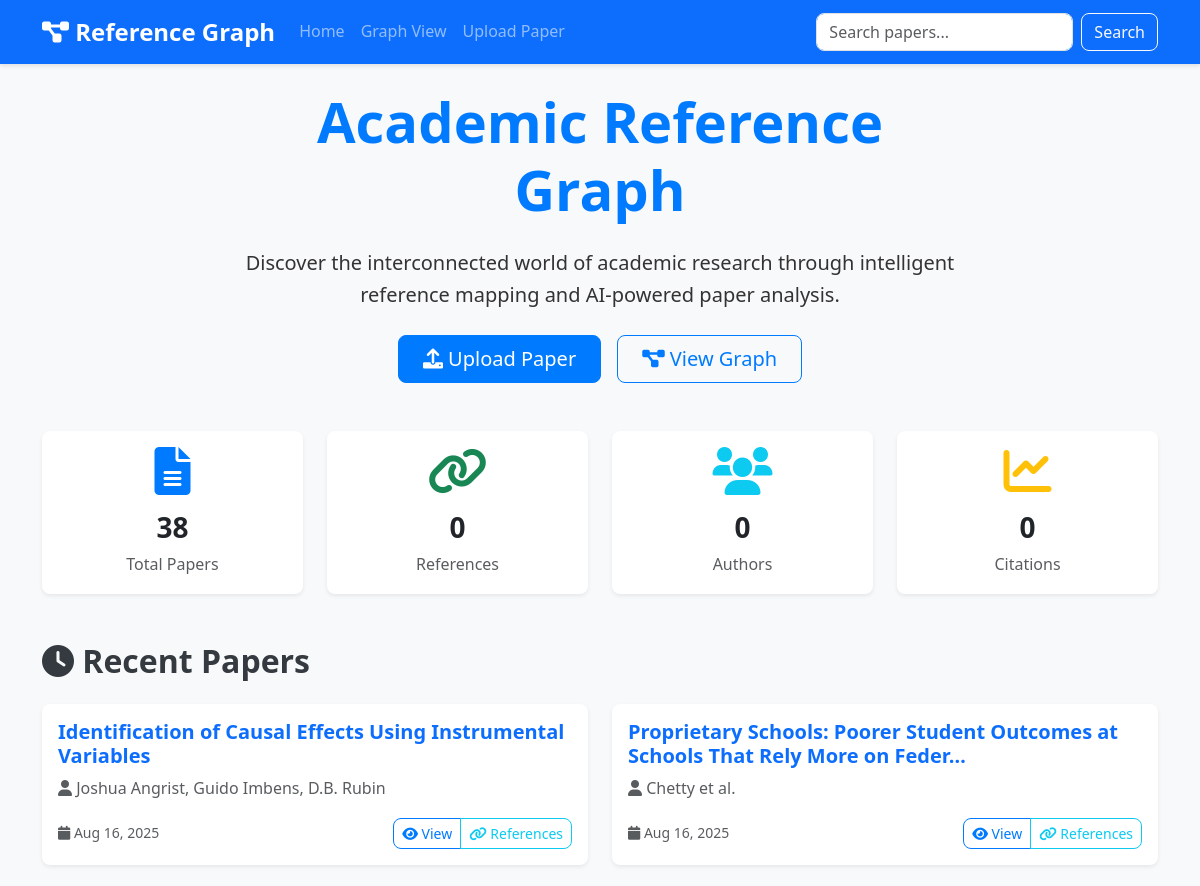
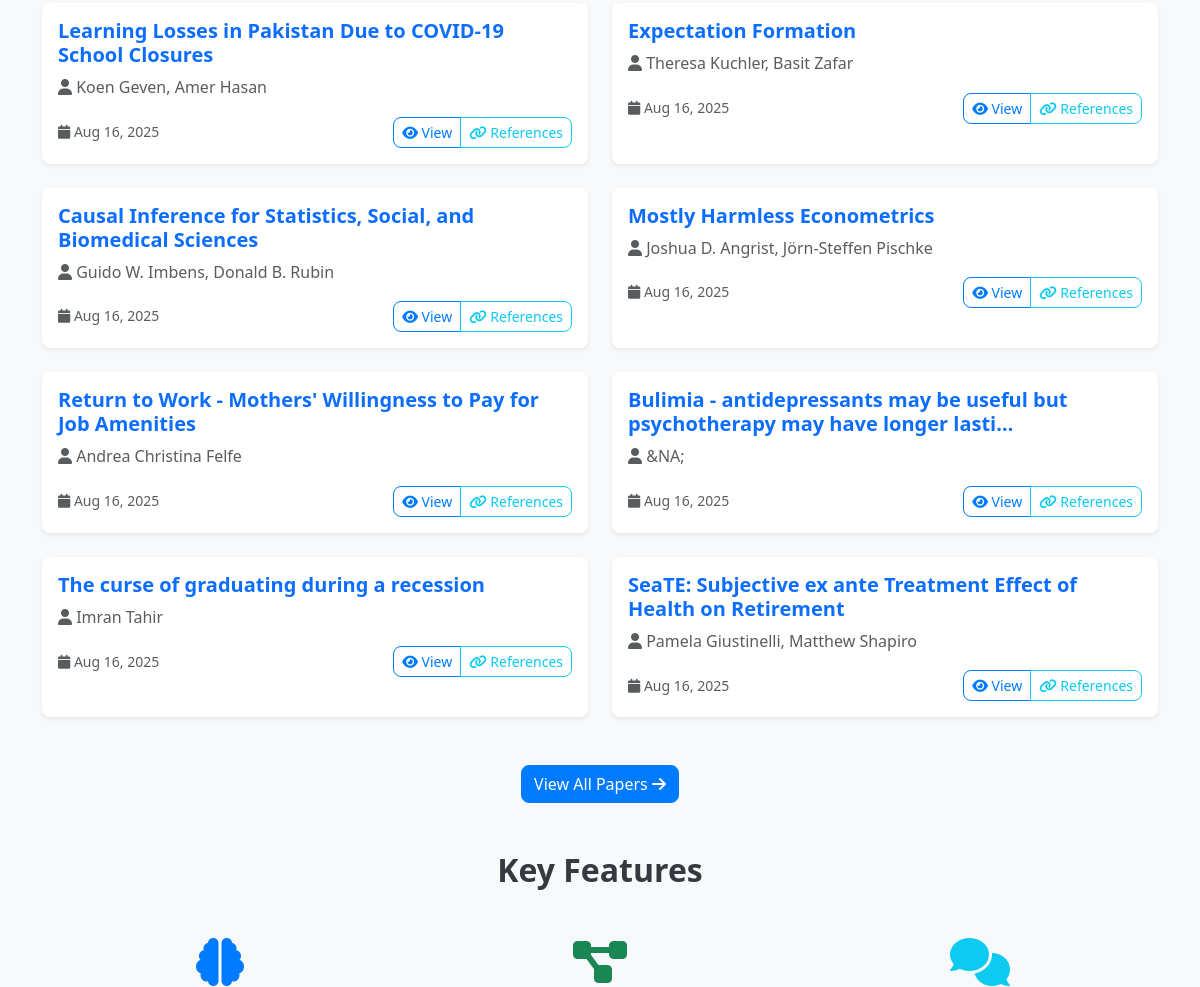
The app's page / (upper part), older data (2 pictures, top to bottom).
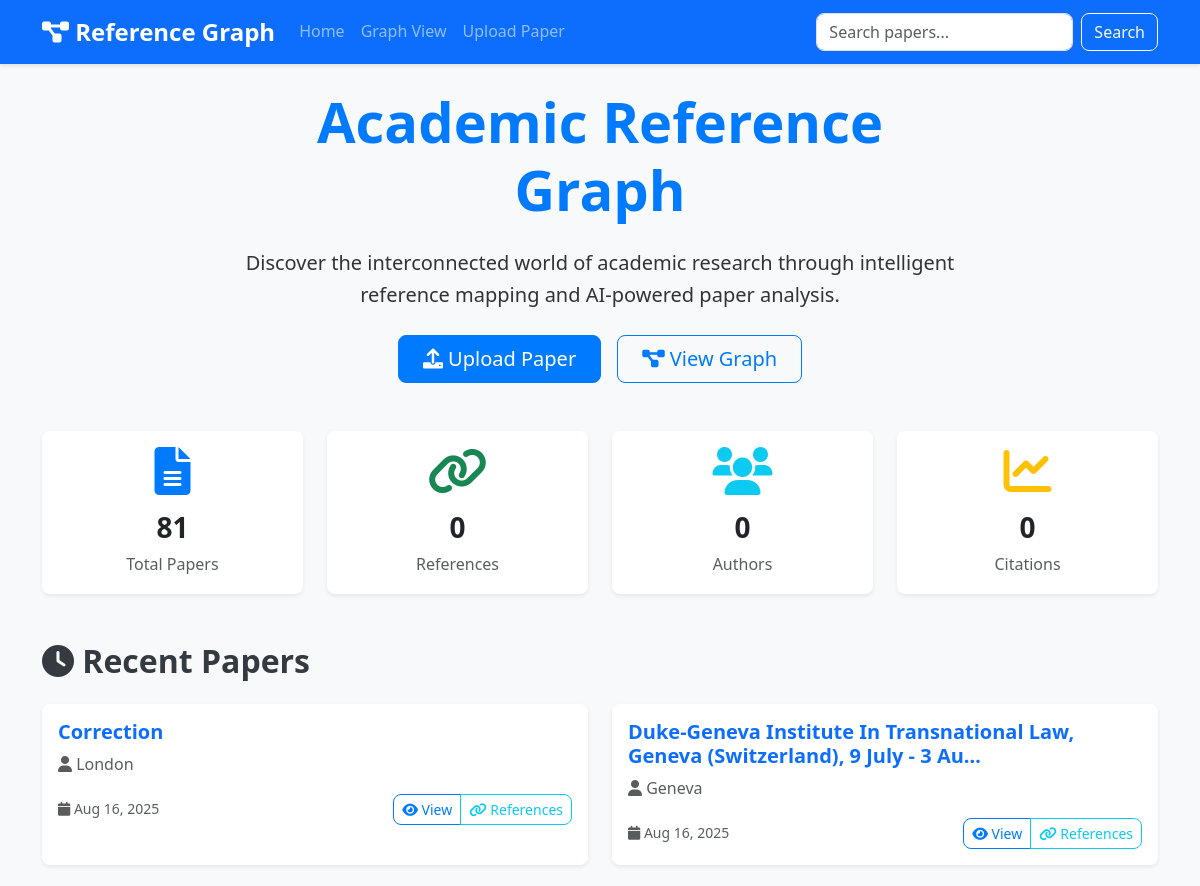
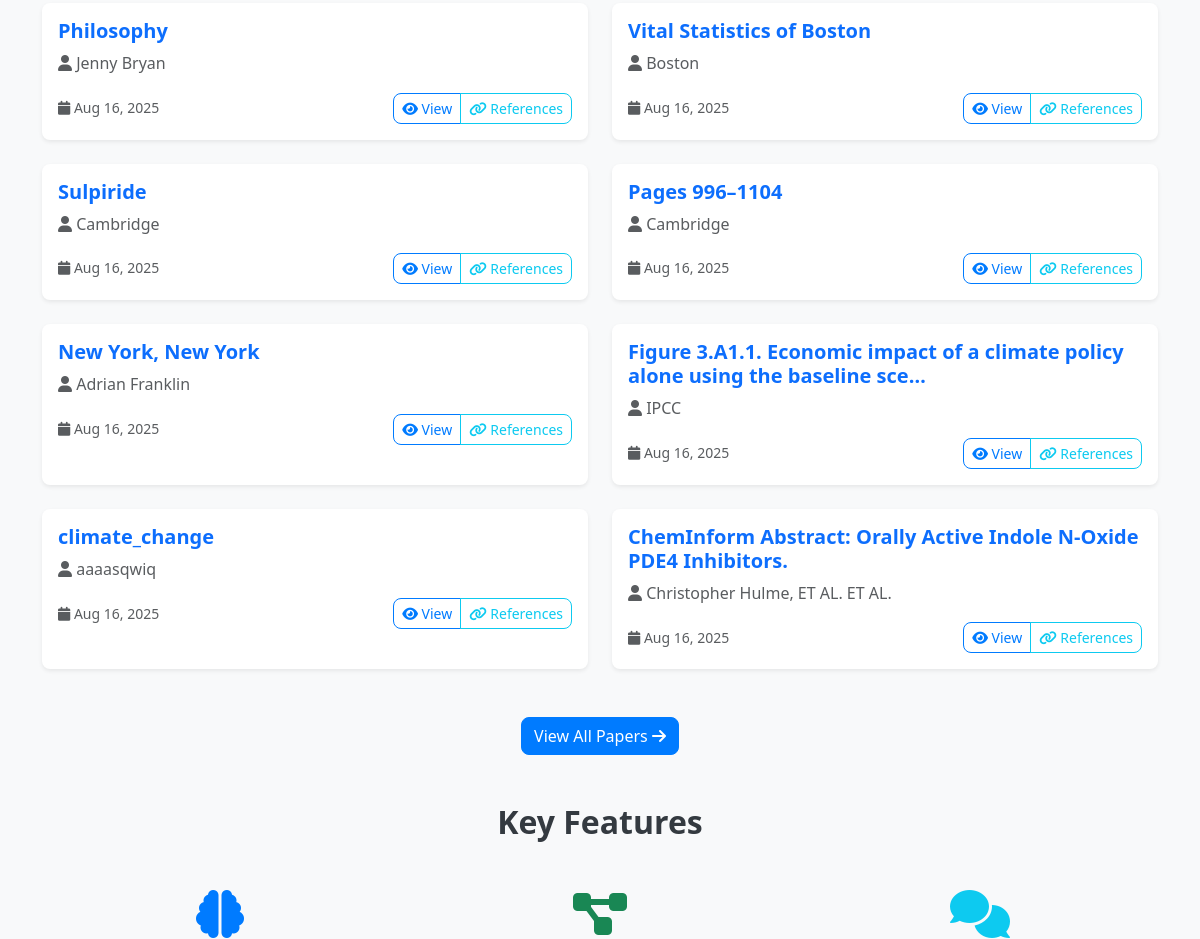
The same page, newer data (2 pictures, top to bottom).
### papers/models.py (models this page shows, shortened)
class Paper(models.Model):
    id = models.UUIDField(primary_key=True, default=uuid.uuid4, editable=False)
    title = models.CharField(max_length=500)
    author = models.CharField(max_length=200)
    abstract = models.TextField(blank=True, null=True)
    file = models.FileField(
        upload_to='papers/',
        validators=[FileExtensionValidator(allowed_extensions=['pdf', 'docx', 'txt'])]
    )
    uploaded_by = models.ForeignKey(User, on_delete=models.CASCADE, null=True, blank=True)
    uploaded_at = models.DateTimeField(auto_now_add=True)
    processed = models.BooleanField(default=False)
    content_text = models.TextField(blank=True, null=True)
    doi = models.CharField(max_length=100, blank=True, null=True)
    journal = models.CharField(max_length=200, blank=True, null=True)
    year = models.IntegerField(blank=True, null=True)
    keywords = models.TextField(blank=True, null=True)
    class Meta:
        ordering = ['-uploaded_at']

### reference_graph/views.py (the view)
# urls.py: path('', views.home, name='home'),
def home(request):
    papers = Paper.objects.all()[:10]  # Show recent papers
    context = {
        'papers': papers,
        'total_papers': Paper.objects.count(),
    }
    return render(request, 'home.html', context)

### templates/home.html (shortened to what the changed rows need)
{% extends 'base.html' %}
{% load static %}
{% block content %}
<div class="container">
    <div class="row mb-5">
        <div class="col-lg-8 mx-auto text-center">
            <h1 class="display-4 fw-bold text-primary mb-4">
                Academic Reference Graph
            </h1>
        </div>
    </div>
    <div class="row mb-5">
        <div class="col-md-3 text-center">
            <div class="card border-0 shadow-sm">
                <div class="card-body">
                    <i class="fas fa-file-alt fa-3x text-primary mb-3"></i>
                    <h3 class="card-title">{{ total_papers }}</h3>
                    <p class="card-text text-muted">Total Papers</p>
                </div>
            </div>
        </div>
    </div>
    <div class="row">
        <div class="col-12">
            <h2 class="mb-4">
                <i class="fas fa-clock"></i> Recent Papers
            </h2>
            {% if papers %}
                <div class="row">
                    {% for paper in papers %}
                    <div class="col-lg-6 mb-4">
                        <div class="card h-100 shadow-sm">
                            <div class="card-body">
                                <h5 class="card-title">
                                                            {% if paper.id %}
                            <a href="{% url 'paper_detail' paper.id %}" class="text-decoration-none">
                                {{ paper.title|truncatechars:80 }}
                            </a>
                        {% else %}
                            <span class="text-muted">{{ paper.title|truncatechars:80 }}</span>
                        {% endif %}
                                </h5>
                                <p class="card-text text-muted">
                                    <i class="fas fa-user"></i> {{ paper.author }}
                                </p>
                                <div class="d-flex justify-content-between align-items-center">
                                    <small class="text-muted">
                                        <i class="fas fa-calendar"></i> {{ paper.uploaded_at|date:"M d, Y" }}
                                    </small>
                                    <div class="btn-group" role="group">
                                        {% if paper.id %}
                                            <a href="{% url 'paper_detail' paper.id %}" class="btn btn-sm btn-outline-primary">
                                                <i class="fas fa-eye"></i> View
                                            </a>
                                        {% else %}
                                            <span class="btn btn-sm btn-outline-secondary disabled">
                                                <i class="fas fa-info-circle"></i> No Details
                                            </span>
                                        {% endif %}
                                        <button type="button" class="btn btn-sm btn-outline-info"
                                                onclick="showReferences('{{ paper.id }}')">
                                            <i class="fas fa-link"></i> References
                                        </button>
                                    </div>
                                </div>
                            </div>
                        </div>
                    </div>
                    {% endfor %}
                </div>
            {% endif %}
        </div>
    </div>
    <div class="row mt-5">
        <div class="col-12">
            <h2 class="text-center mb-5">Key Features</h2>
        </div>
    </div>
</div>
{% endblock %}

Row changes from the older to the newer data that the page shows:
no longer on this page (row unchanged): Paper: title "Identification of Causal Effects Using Instrumental Variables", author "Joshua Angrist, Guido Imbens, D.B. Rubin", uploaded_at "Aug 16, 2025", shows "View"
no longer on this page (row unchanged): Paper: title "Proprietary Schools: Poorer Student Outcomes at Schools That Rely More on Feder…", author "Chetty et al.", uploaded_at "Aug 16, 2025", shows "View"
no longer on this page (row unchanged): Paper: title "Learning Losses in Pakistan Due to COVID-19 School Closures", author "Koen Geven, Amer Hasan", uploaded_at "Aug 16, 2025", shows "View"
no longer on this page (row unchanged): Paper: title "Expectation Formation", author "Theresa Kuchler, Basit Zafar", uploaded_at "Aug 16, 2025", shows "View"
no longer on this page (row unchanged): Paper: title "Causal Inference for Statistics, Social, and Biomedical Sciences", author "Guido W. Imbens, Donald B. Rubin", uploaded_at "Aug 16, 2025", shows "View"
no longer on this page (row unchanged): Paper: title "Mostly Harmless Econometrics", author "Joshua D. Angrist, Jörn-Steffen Pischke", uploaded_at "Aug 16, 2025", shows "View"
no longer on this page (row unchanged): Paper: title "Return to Work - Mothers' Willingness to Pay for Job Amenities", author "Andrea Christina Felfe", uploaded_at "Aug 16, 2025", shows "View"
no longer on this page (row unchanged): Paper: title "Bulimia - antidepressants may be useful but psychotherapy may have longer lasti…", author "&NA;", uploaded_at "Aug 16, 2025", shows "View"
no longer on this page (row unchanged): Paper: title "The curse of graduating during a recession", author "Imran Tahir", uploaded_at "Aug 16, 2025", shows "View"
no longer on this page (row unchanged): Paper: title "SeaTE: Subjective ex ante Treatment Effect of Health on Retirement", author "Pamela Giustinelli, Matthew Shapiro", uploaded_at "Aug 16, 2025", shows "View"
added Paper: title "Correction", author "London", uploaded_at "Aug 16, 2025", shows "View"
added Paper: title "Duke-Geneva Institute In Transnational Law, Geneva (Switzerland), 9 July - 3 Au…", author "Geneva", uploaded_at "Aug 16, 2025", shows "View"
added Paper: title "Philosophy", author "Jenny Bryan", uploaded_at "Aug 16, 2025", shows "View"
added Paper: title "Vital Statistics of Boston", author "Boston", uploaded_at "Aug 16, 2025", shows "View"
added Paper: title "Sulpiride", author "Cambridge", uploaded_at "Aug 16, 2025", shows "View"
added Paper: title "Pages 996–1104", author "Cambridge", uploaded_at "Aug 16, 2025", shows "View"
added Paper: title "New York, New York", author "Adrian Franklin", uploaded_at "Aug 16, 2025", shows "View"
added Paper: title "Figure 3.A1.1. Economic impact of a climate policy alone using the baseline sce…", author "IPCC", uploaded_at "Aug 16, 2025", shows "View"
added Paper: title "climate_change", author "aaaasqwiq", uploaded_at "Aug 16, 2025", shows "View"
added Paper: title "ChemInform Abstract: Orally Active Indole N‐Oxide PDE4 Inhibitors.", author "Christopher Hulme, ET AL. ET AL.", uploaded_at "Aug 16, 2025", shows "View"
Text that changed along with them:
{{ total_papers }}: "38" → "81"
